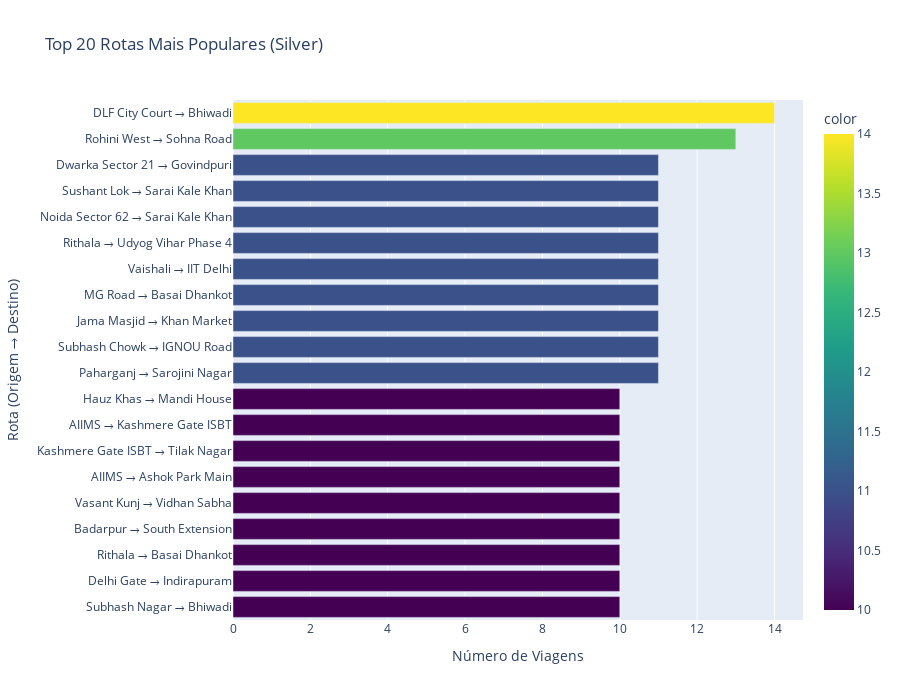

Notebook code cell kept with this figure:
### Markdown cell above
### 7. Rotas Mais Populares (Silver)

### Code cell
df_silver['Route'] = df_silver['pickup_location'] + ' → ' + df_silver['drop_location']
top_routes_silver = df_silver['Route'].value_counts().head(20)

print(f"\nEstatísticas de Rotas (Silver):")
print(f"  • Total de rotas únicas: {df_silver['Route'].nunique():,}")
print(f"  • Rotas com apenas 1 viagem: {(df_silver['Route'].value_counts() == 1).sum():,}")
print(f"  • Concentração: As top 10 rotas representam {(top_routes_silver.head(10).sum() / len(df_silver) * 100):.2f}% das viagens")

fig = px.bar(
    x=top_routes_silver.values, 
    y=top_routes_silver.index, 
    orientation='h',
    title='Top 20 Rotas Mais Populares (Silver)',
    labels={'x': 'Número de Viagens', 'y': 'Rota (Origem → Destino)'},
    color=top_routes_silver.values,
    color_continuous_scale='Viridis'
)
fig.update_layout(height=700, yaxis={'categoryorder':'total ascending'})
fig.show()

### Figure 1 — Plotly figure (JSON) as saved in the notebook; plotly's stock layout.template omitted (floating-point values rounded to 4 significant figures)
{"data": [{"alignmentgroup": "True", "hovertemplate": "Número de Viagens=%{x}<br>Rota (Origem → Destino)=%{y}<br>color=%{marker.color}<extra></extra>", "legendgroup": "", "marker": {"color": [14, 13, 11, 11, 11, 11, 11, 11, 11, 11, 11, 10, 10, 10, 10, 10, 10, 10, 10, 10], "coloraxis": "coloraxis", "pattern": {"shape": ""}}, "name": "", "offsetgroup": "", "orientation": "h", "showlegend": false, "textposition": "auto", "type": "bar", "x": [14, 13, 11, 11, 11, 11, 11, 11, 11, 11, 11, 10, 10, 10, 10, 10, 10, 10, 10, 10], "xaxis": "x", "y": ["DLF City Court → Bhiwadi", "Rohini West → Sohna Road", "Paharganj → Sarojini Nagar", "Subhash Chowk → IGNOU Road", "Jama Masjid → Khan Market", "MG Road → Basai Dhankot", "Vaishali → IIT Delhi", "Rithala → Udyog Vihar Phase 4", "Noida Sector 62 → Sarai Kale Khan", "Sushant Lok → Sarai Kale Khan", "Dwarka Sector 21 → Govindpuri", "Subhash Nagar → Bhiwadi", "Delhi Gate → Indirapuram", "Rithala → Basai Dhankot", "Badarpur → South Extension", "Vasant Kunj → Vidhan Sabha", "AIIMS → Ashok Park Main", "Kashmere Gate ISBT → Tilak Nagar", "AIIMS → Kashmere Gate ISBT", "Hauz Khas → Mandi House"], "yaxis": "y"}], "layout": {"barmode": "relative", "coloraxis": {"colorbar": {"title": {"text": "color"}}, "colorscale": [[0, "#440154"], [0.1111, "#482878"], [0.2222, "#3e4989"], [0.3333, "#31688e"], [0.4444, "#26828e"], [0.5556, "#1f9e89"], [0.6667, "#35b779"], [0.7778, "#6ece58"], [0.8889, "#b5de2b"], [1, "#fde725"]]}, "height": 700, "legend": {"tracegroupgap": 0}, "title": {"text": "Top 20 Rotas Mais Populares (Silver)"}, "xaxis": {"anchor": "y", "domain": [0, 1], "title": {"text": "Número de Viagens"}}, "yaxis": {"anchor": "x", "categoryorder": "total ascending", "domain": [0, 1], "title": {"text": "Rota (Origem → Destino)"}}}}
